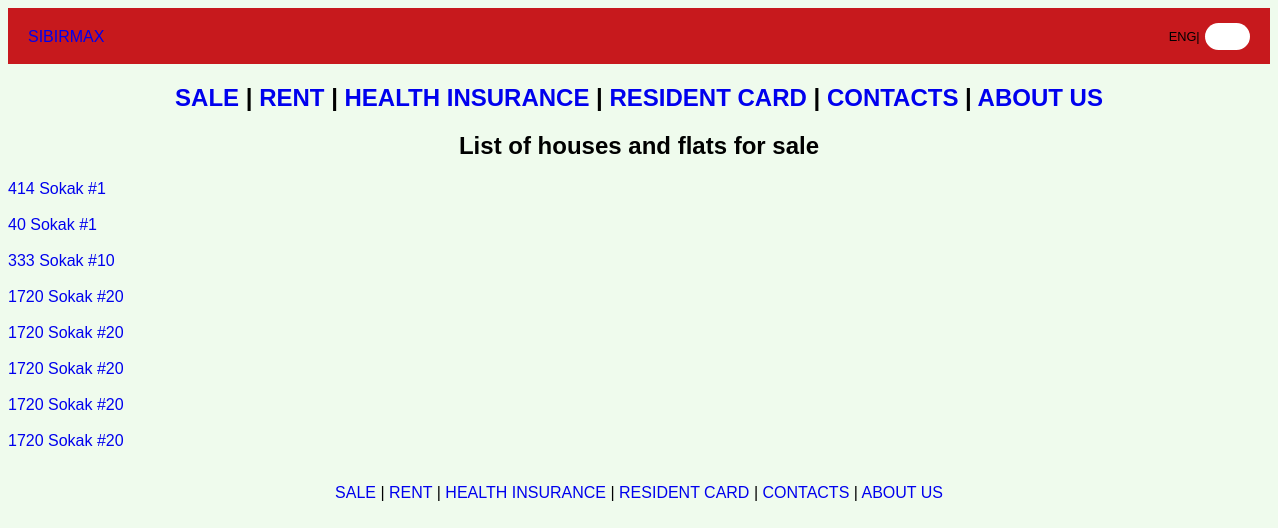
Page /sale/ on the earlier database version.
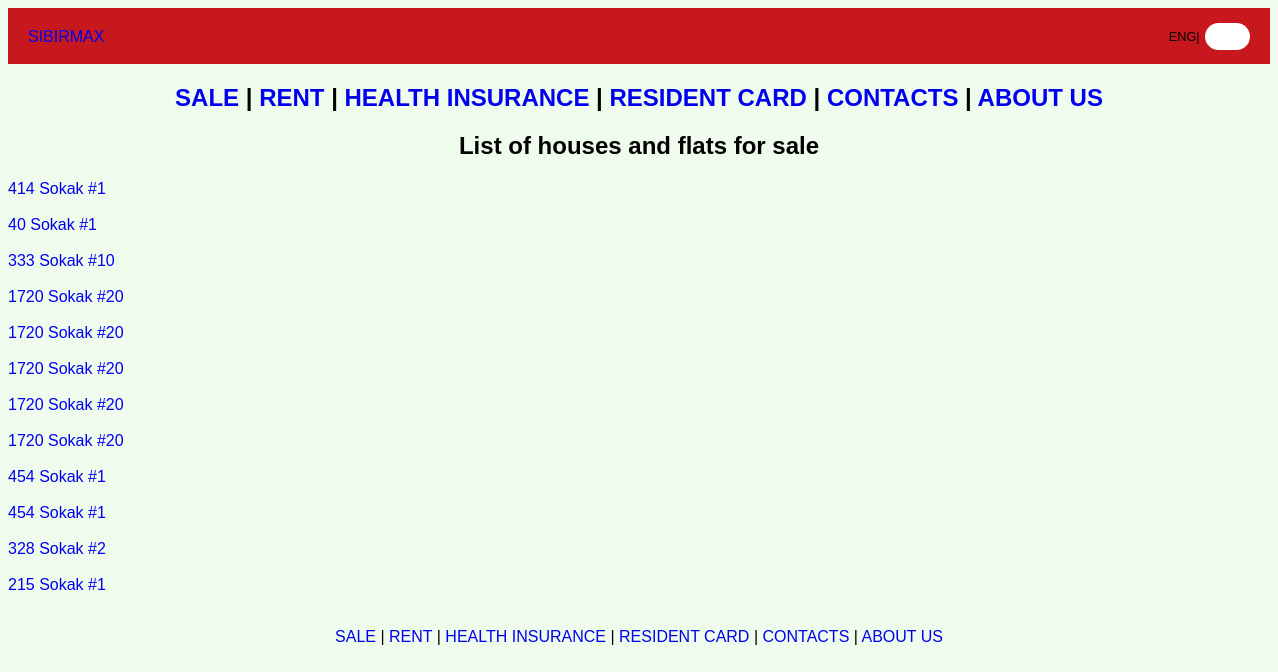
Same page on the later database version.
### main_menu/models.py (models this page shows, shortened)
class RentSale(models.Model):
    TYPE_CHOICES = [
        ('R', 'Rent'),
        ('S', 'Sale'),
    ]
    PROVINCE_CHOICES = [
        ('ANTAL', 'Antalya')
    ]
    DISCTRICT_CHOICES = [
        ('ASKE', 'Akseki'),
        ('AKSU', 'Aksu'),
        ('ALAN', 'Alanya'),
        ('DEMR', 'Demre'),
        ('DESH', 'Döşemealtı'),
        ('ELMA', 'Elmalı'),
        ('FINI', 'Finike'),
        ('GAZI', 'Gazipaşa'),
        ('GUND', 'Gündoğmuş'),
        ('IBRA', 'İbradı'),
        ('KASH', 'Kaş'),
        ('KEME', 'Kemer'),
        ('KEPE', 'Kepez'),
        ('KORK', 'Korkuteli'),
        ('KONY', 'Konyaaltı'),
        ('KUML', 'Kumluca'),
        ('MANA', 'Manavgat'),
        ('MURA', 'Muratpaşa'),
        ('SERI', 'Serik')
    ]
    type = models.CharField(max_length=1, choices=TYPE_CHOICES, default='R')
    city = models.CharField(max_length=5, choices=PROVINCE_CHOICES, default='ANTAL')
    district = models.CharField(max_length=4, choices=DISCTRICT_CHOICES, default='KEPE')
    address = models.CharField(max_length=40)
    owner = models.CharField(max_length=100)
    phone_number = models.IntegerField()
    price_in_lira = models.IntegerField()
    created_data = models.DateField(auto_now_add=True)
    updated_time = models.DateField(auto_now=True)
    description = models.TextField(blank=True)

### main_menu/views.py (the view)
# urls.py: path('sale/', Sale.as_view(), name='sale_list'),
class Sale(ListView):
    template_name = 'main_menu/sale.html'
    model = RentSale
    context_object_name = 'sales'

### main_menu/templates/main_menu/sale.html (shortened to what this page needs)
{% extends 'base.html' %}
{% block content %}
<h2>List of houses and flats for sale</h2>
<p>
    {% for obj in sales %}
        {% if obj.type == "S" %}
        <a href="{% url 'detail_view' obj.id %}"> {{ obj.address }} </a></li> <br>
         <br>
        {% endif %}
    {% endfor %}
</p>
{% endblock %}

Differences in the rows shown:
added RentSale: address "454 Sokak #1"
added RentSale: address "454 Sokak #1"
added RentSale: address "328 Sokak #2"
added RentSale: address "215 Sokak #1"
